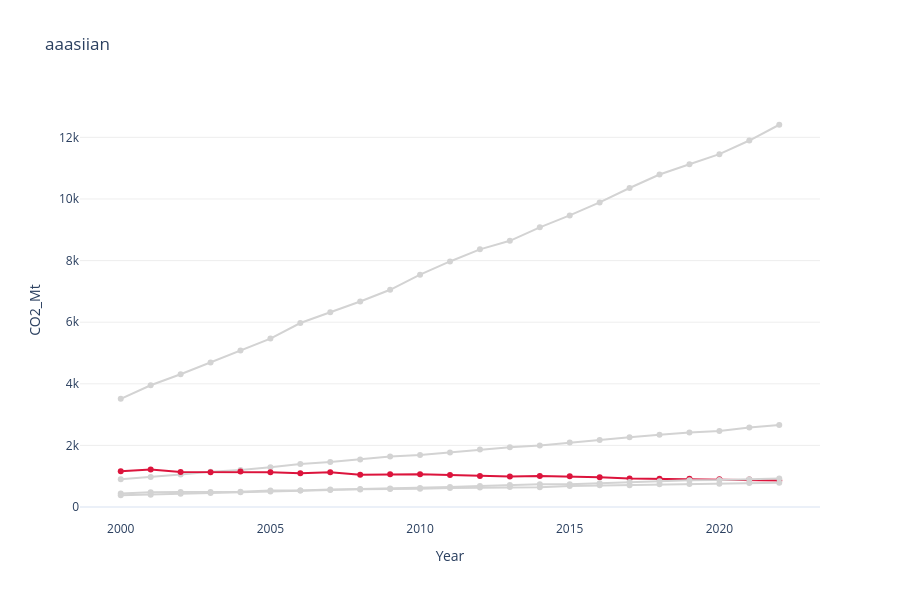

Notebook code cell kept with this figure:
### Markdown cell above
---
## Task 2 — A line chart showing CO2 emissions over time for all Asian countries in the dataset, with one country highlighted.

**same requirements as Task1**

### Code cell
color_map = {c: 'crimson' if c == 'Japan' else 'lightgrey' for c in df['Country'].unique()}

asian_df = df.loc[(df['Region'] == 'Asia')]

fig = px.line(
    asian_df,
    x='Year',
    y='CO2_Mt',
    color='Country',
    color_discrete_map=color_map,
    title='Green or stagnat? The only Asi',
    markers=True,
    template='plotly_white',
    height=600
)

fig.update_layout(
    yaxis=dict(gridcolor='#EEEEEE'),
    xaxis=dict(showgrid=False)
)

# last_yr = df.loc[(df['Year'] == df['Year'].max()) & (df['Country'] == 'Russia')]
# print(last_yr.head())
# for i, row in last_yr.iterrows():
#     print(row['Year'])
#     fig.add_annotation(
#         x=row['Year'],
#         y=row['CO2_Mt'],
#         text=row['Country'],
#         showarrow=False,
#         xanchor='left',
#         xshift=10,
#         font=dict(color='crimson', size=12, weight='bold', family='Arial')
#     )

fig.update_traces(
    showlegend=False
)

fig.show()

### Figure 1 — Plotly figure (JSON) as saved in the notebook; plotly's stock layout.template omitted (floating-point values rounded to 4 significant figures)
{"data": [{"hovertemplate": "Country=China<br>Year=%{x}<br>CO2_Mt=%{y}<extra></extra>", "legendgroup": "China", "line": {"color": "lightgrey", "dash": "solid"}, "marker": {"symbol": "circle"}, "mode": "lines+markers", "name": "China", "orientation": "v", "showlegend": false, "type": "scatter", "x": [2000, 2001, 2002, 2003, 2004, 2005, 2006, 2007, 2008, 2009, 2010, 2011, 2012, 2013, 2014, 2015, 2016, 2017, 2018, 2019, 2020, 2021, 2022], "xaxis": "x", "y": [3514.0, 3952.0, 4312.0, 4692.0, 5079.0, 5468.0, 5974.0, 6323.0, 6673.0, 7053.0, 7543.0, 7972.0, 8365.0, 8641.0, 9078.0, 9466.0, 9887.0, 10360.0, 10790.0, 11130.0, 11450.0, 11900.0, 12410.0], "yaxis": "y"}, {"hovertemplate": "Country=India<br>Year=%{x}<br>CO2_Mt=%{y}<extra></extra>", "legendgroup": "India", "line": {"color": "lightgrey", "dash": "solid"}, "marker": {"symbol": "circle"}, "mode": "lines+markers", "name": "India", "orientation": "v", "showlegend": false, "type": "scatter", "x": [2000, 2001, 2002, 2003, 2004, 2005, 2006, 2007, 2008, 2009, 2010, 2011, 2012, 2013, 2014, 2015, 2016, 2017, 2018, 2019, 2020, 2021, 2022], "xaxis": "x", "y": [901.6, 974.6, 1056.0, 1146.0, 1205.0, 1291.0, 1396.0, 1466.0, 1542.0, 1637.0, 1687.0, 1774.0, 1865.0, 1945.0, 1994.0, 2092.0, 2177.0, 2267.0, 2345.0, 2419.0, 2466.0, 2580.0, 2661.0], "yaxis": "y"}, {"hovertemplate": "Country=Japan<br>Year=%{x}<br>CO2_Mt=%{y}<extra></extra>", "legendgroup": "Japan", "line": {"color": "crimson", "dash": "solid"}, "marker": {"symbol": "circle"}, "mode": "lines+markers", "name": "Japan", "orientation": "v", "showlegend": false, "type": "scatter", "x": [2000, 2001, 2002, 2003, 2004, 2005, 2006, 2007, 2008, 2009, 2010, 2011, 2012, 2013, 2014, 2015, 2016, 2017, 2018, 2019, 2020, 2021, 2022], "xaxis": "x", "y": [1166.0, 1220.0, 1136.0, 1131.0, 1151.0, 1127.0, 1101.0, 1133.0, 1050.0, 1061.0, 1064.0, 1042.0, 1005.0, 990.9, 1010.0, 996.6, 967.4, 925.1, 916.6, 914.5, 902.8, 898.1, 865.1], "yaxis": "y"}, {"hovertemplate": "Country=South Korea<br>Year=%{x}<br>CO2_Mt=%{y}<extra></extra>", "legendgroup": "South Korea", "line": {"color": "lightgrey", "dash": "solid"}, "marker": {"symbol": "circle"}, "mode": "lines+markers", "name": "South Korea", "orientation": "v", "showlegend": false, "type": "scatter", "x": [2000, 2001, 2002, 2003, 2004, 2005, 2006, 2007, 2008, 2009, 2010, 2011, 2012, 2013, 2014, 2015, 2016, 2017, 2018, 2019, 2020, 2021, 2022], "xaxis": "x", "y": [438.1, 481.5, 490.6, 490.8, 494.6, 537.2, 539.0, 566.1, 570.0, 585.4, 595.9, 620.6, 631.1, 649.6, 646.2, 686.5, 704.0, 706.0, 738.5, 750.8, 755.8, 777.3, 789.5], "yaxis": "y"}, {"hovertemplate": "Country=Indonesia<br>Year=%{x}<br>CO2_Mt=%{y}<extra></extra>", "legendgroup": "Indonesia", "line": {"color": "lightgrey", "dash": "solid"}, "marker": {"symbol": "circle"}, "mode": "lines+markers", "name": "Indonesia", "orientation": "v", "showlegend": false, "type": "scatter", "x": [2000, 2001, 2002, 2003, 2004, 2005, 2006, 2007, 2008, 2009, 2010, 2011, 2012, 2013, 2014, 2015, 2016, 2017, 2018, 2019, 2020, 2021, 2022], "xaxis": "x", "y": [382.8, 400.4, 430.7, 453.8, 482.6, 501.9, 533.0, 551.8, 586.6, 602.5, 614.5, 647.3, 680.1, 717.7, 736.3, 738.2, 768.8, 813.7, 834.8, 872.3, 876.5, 898.5, 930.5], "yaxis": "y"}], "layout": {"height": 600, "legend": {"title": {"text": "Country"}, "tracegroupgap": 0}, "title": {"text": "aaasiian"}, "xaxis": {"anchor": "y", "domain": [0, 1], "showgrid": false, "title": {"text": "Year"}}, "yaxis": {"anchor": "x", "domain": [0, 1], "gridcolor": "#EEEEEE", "title": {"text": "CO2_Mt"}}}}
